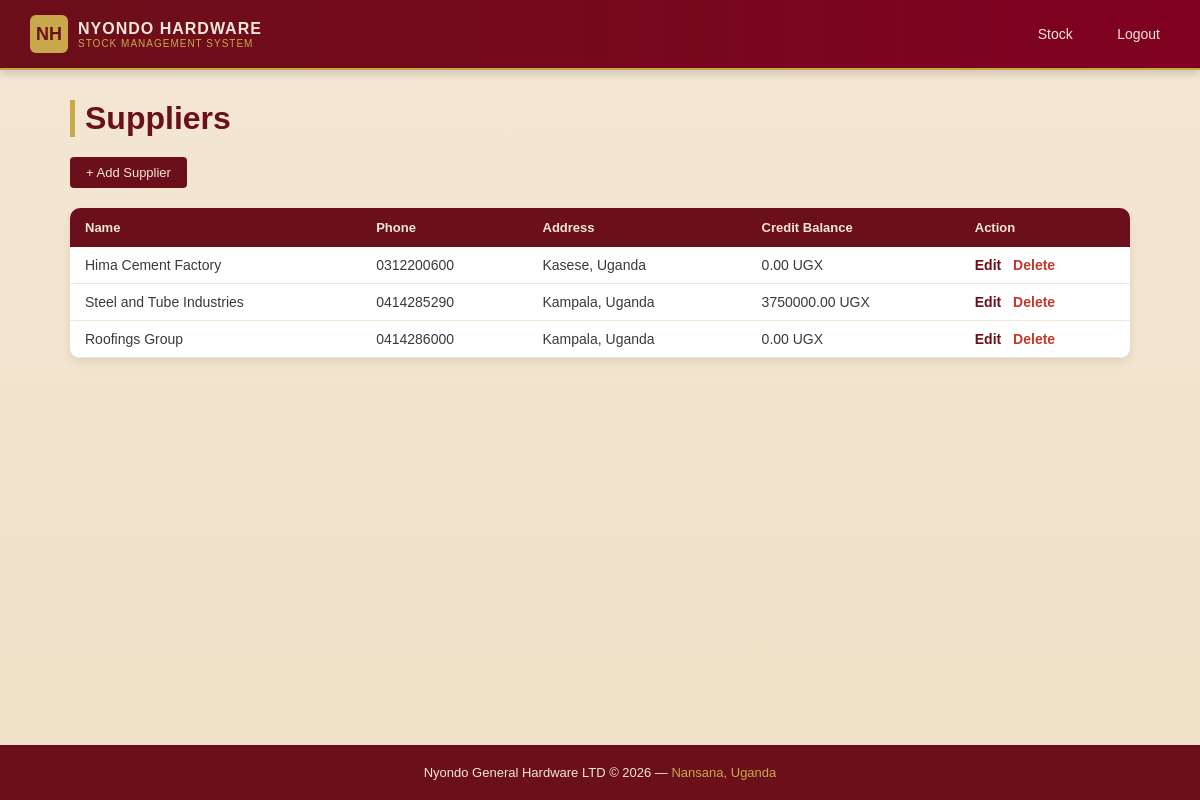
/stock/suppliers/ (signed in), run on the app's committed database.
### stock/models.py (models this page shows, shortened)
class Supplier(models.Model):
    name = models.CharField(max_length=200)
    phone = models.CharField(max_length=20)
    address = models.TextField(blank=True)
    credit_balance = models.DecimalField(max_digits=12, decimal_places=2, default=0)
    product_delivered = models.CharField(max_length=200, blank=True)
    due_date         = models.DateField(null=True, blank=True)
    created_at = models.DateTimeField(auto_now_add=True)

### accounts/decorators.py (the view)
        def wrapper(request, *args, **kwargs):
            if not request.user.is_authenticated:
                return redirect('/login/')
            if request.user.is_superuser:
                return view_func(request, *args, **kwargs)
            try:
                role = request.user.profile.role
                if role in roles:
                    return view_func(request, *args, **kwargs)
                else:
                    return redirect('/access-denied/')
            except Exception as e:
                print(f"DECORATOR ERROR: {e}")
                return redirect('/access-denied/')

### stock/views.py (called while the page is built)
@role_required('manager')
def supplier_list(request):
    suppliers = Supplier.objects.all()
    return render(request, 'stock/supplier_list.html', {'suppliers': suppliers})

### stock/templates/stock/supplier_list.html (shortened to what this page needs)
{% extends 'base.html' %}
{% block content %}
    <h1>Suppliers</h1>
    <div class="action-bar">
        <a href="{% url 'supplier_add' %}">+ Add Supplier</a>
    </div>
    <table>
        <thead>
            <tr>
                <th>Name</th>
                <th>Phone</th>
                <th>Address</th>
                <th>Credit Balance</th>
                <th>Action</th>
            </tr>
        </thead>
        <tbody>
            {% for supplier in suppliers %}
            <tr>
                <td>{{ supplier.name }}</td>
                <td>{{ supplier.phone }}</td>
                <td>{{ supplier.address }}</td>
                <td>{{ supplier.credit_balance }} UGX</td>
                <td>
                    <a class="action-edit" href="{% url 'supplier_edit' supplier.pk %}">Edit</a>
                    <a class="action-delete" href="{% url 'supplier_delete' supplier.pk %}">Delete</a>
                </td>
            </tr>
            {% empty %}
            <tr>
                <td colspan="5">No suppliers yet.</td>
            </tr>
            {% endfor %}
        </tbody>
    </table>
{% endblock %}

### templates/base.html (style rules this page uses)
* { margin: 0; padding: 0; box-sizing: border-box; }
body { font-family: Arial, sans-serif; background: linear-gradient(to bottom, #f4e7d3, #efe0c7); color: #6b0f1a; min-height: 100vh; display: flex; flex-direction: column; }
h1 { color: #6b0f1a; margin-bottom: 20px; border-left: 5px solid #c9a84c; padding-left: 10px; }
table { width: 100%; border-collapse: collapse; background-color: #fff; margin-top: 10px; border-radius: 10px; overflow: hidden; box-shadow: 0 4px 10px rgba(0,0,0,0.08); }
table th { background-color: #6b0f1a; color: #f2e8d5; padding: 12px 15px; text-align: left; font-size: 13px; }
table td { padding: 10px 15px; border-bottom: 1px solid #f2e8d5; font-size: 14px; color: #3a3a3a; }
a { color: #6b0f1a; text-decoration: none; }
.action-edit { color: #6b0f1a; font-weight: bold; margin-right: 8px; }
.action-delete { color: #c0392b; font-weight: bold; }
.action-bar { display: flex; gap: 10px; margin-bottom: 20px; flex-wrap: wrap; }
.action-bar a { background-color: #6b0f1a; color: #f2e8d5; padding: 8px 16px; border-radius: 4px; font-size: 13px; transition: 0.3s ease; display: inline-block; }

### data on the page
Supplier: name "Hima Cement Factory", phone "0312200600", address "Kasese, Uganda", credit_balance "0.00"
Supplier: name "Steel and Tube Industries", phone "0414285290", address "Kampala, Uganda", credit_balance "3750000.00"
Supplier: name "Roofings Group", phone "0414286000", address "Kampala, Uganda", credit_balance "0.00"
